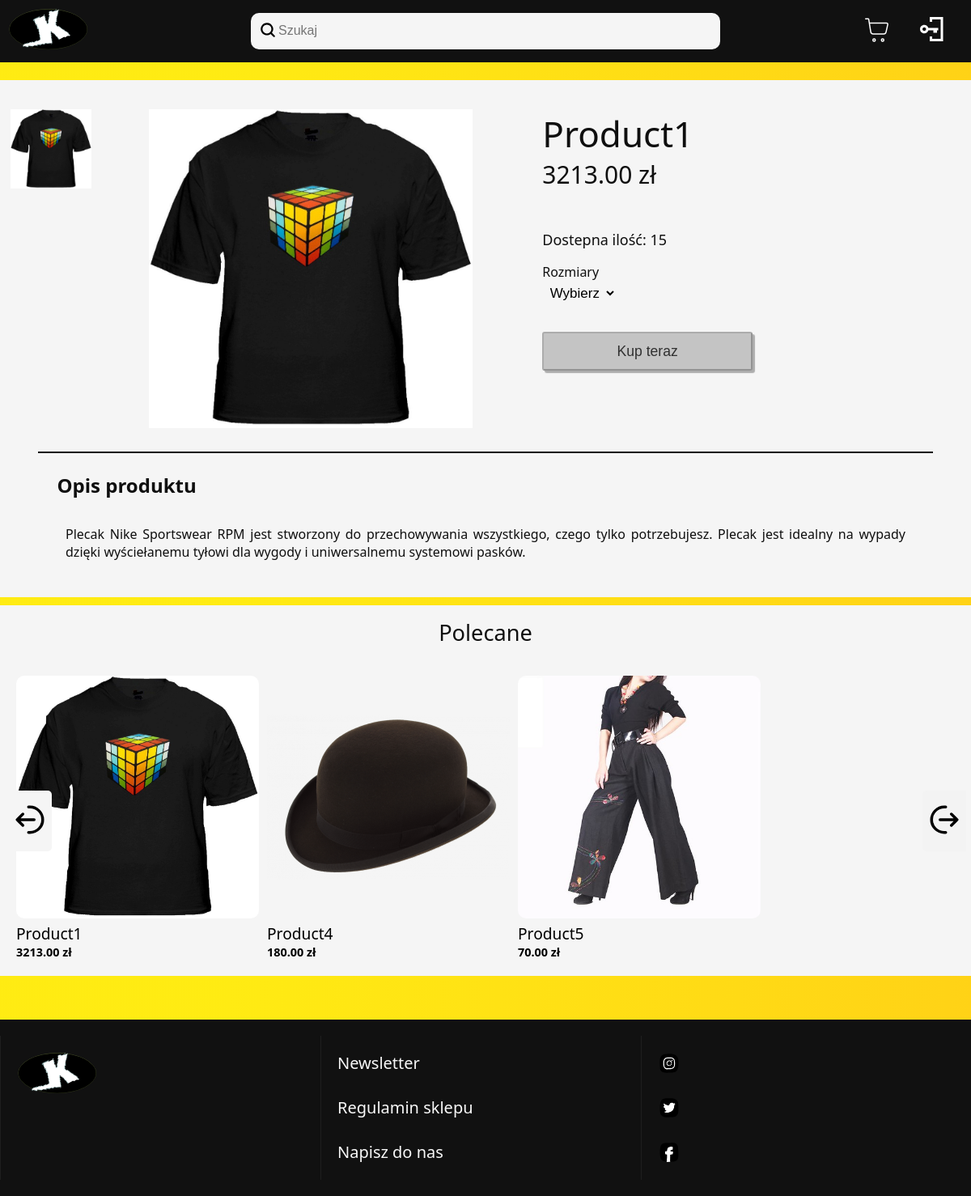
Before: /produkty/product1-757012d.php with the older database file.
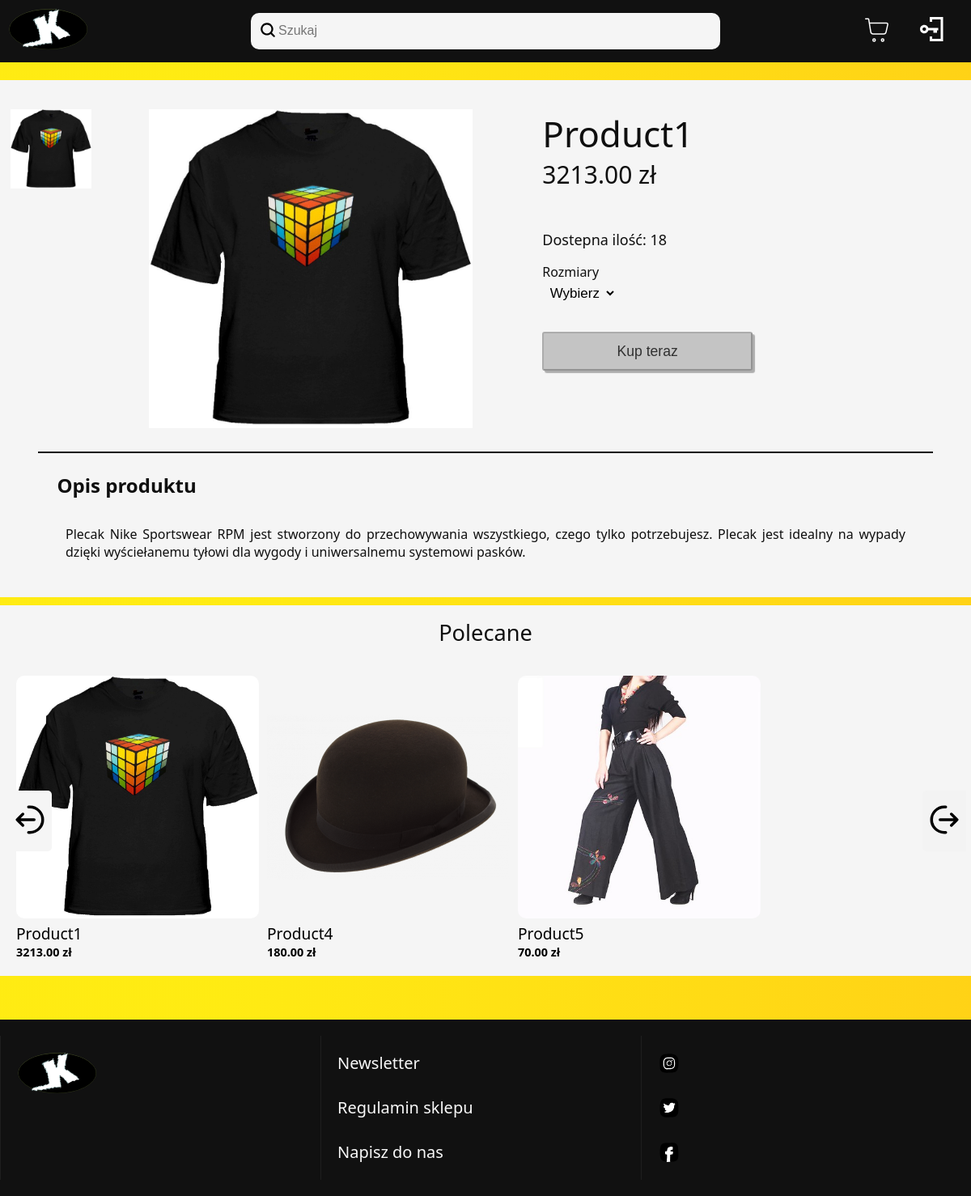
After: the same page with the newer database file.
### tables this page shows
CREATE TABLE `produkty` (
  `id` int(11) NOT NULL,
  `nazwa` varchar(200) NOT NULL,
  `cena` decimal(10,2) NOT NULL,
  `ilosc` smallint(6) NOT NULL,
  `rodzaj` varchar(50) NOT NULL,
  `opis` text NOT NULL,
  `zdjecie` varchar(250) DEFAULT NULL,
  `indeks_produktu` varchar(8) DEFAULT NULL
);

### link_creator.php (called while the page is built)
<?php
$splitUrl= explode("/",$_SERVER['PHP_SELF']);
if(in_array("produkty",$splitUrl)){
    $urlP = strtolower($wynik['nazwa'])."-".$wynik['indeks_produktu'].".php";
}
else{
    $urlP = "produkty/".strtolower($wynik['nazwa'])."-".$wynik['indeks_produktu'].".php";
}
array_pop($splitUrl);
array_push($splitUrl, $urlP);
$link = implode("/",$splitUrl);
?>

### podobne_produkty.php (the view, shortened to what this page needs)
<?php
include_once('laczenieZbaza.php');
echo "<div class='podobne_produkty'>";
echo "<p id='tytul_polecane'>Polecane</p>";
$pytanie_pierwszy_id = $conn -> query('SELECT MAX(id) FROM produkty');
$pytanie_ostatni_id = $conn -> query('SELECT MIN(id) FROM produkty');
$max_array = $pytanie_pierwszy_id->fetch();
$min_array = $pytanie_ostatni_id->fetch();
$lista_uzytych_numerow=[''];
$lista_do_bazy = '';
$los = range($min_array[0], $max_array[0]);
shuffle($los);
for($i=0; $i < 6; $i++){
    array_push($lista_uzytych_numerow, $los[$i]);
    if($i==0){ $lista_do_bazy .= $los[$i]; }
    else{ $lista_do_bazy .= "," . $los[$i]; }
}
if(!empty($lista_do_bazy)){
  $podobne_produkty = $conn -> query("SELECT id,nazwa, cena, zdjecie, indeks_produktu FROM produkty WHERE id IN ($lista_do_bazy);");
  echo "<ul class='list_prod' style='left: 0; transition: 0.7s;'>";
  while($wynik = $podobne_produkty->fetch()){
      $nazwa = ucfirst($wynik["nazwa"]);
      $zdjecia_array = explode(",", $wynik["zdjecie"]);
      $linkZdj = "../zdjecia_produktow/" . $zdjecia_array[0];
      include_once("link_creator.php");
      echo "<li>";
      echo "<a style='color: black; text-decoration:none;' href='$link'>";
      echo "<img src=$linkZdj class='podobny_produkt_zdjecie' alt='podobny produkt'>";
      echo "<p style='font-size: 1.2rem;'>$nazwa</p>";
      echo "<p style='font-size: 0.9rem; font-weight:bold;'>$wynik[cena] zł</p>";
      echo "</a>";
      echo "</li>";
  }
}
echo "</ul>";
echo "<button class='button_prev' onclick=pozycjaminus()>". "<img src='../svg/arrow-left.svg' width='42px' height='42px'>" ."</button>";
echo "<button class='button_next' onclick=pozycjaplus()>". "<img src='../svg/arrow-right.svg' width='42px' height='42px'>" ."</button>";
echo "</div>";
?>

### produkt.php (shortened to what this page needs)
<?php
$indeks1 = explode("/", $_SERVER["REQUEST_URI"]);
$indeks2 = explode('.php',$indeks1[3]);
$indeks3 = explode('-',$indeks2[0]);
$pyt_prod= $conn -> prepare('SELECT nazwa,cena,ilosc,opis,zdjecie FROM produkty WHERE indeks_produktu like ?');
$indeks_produktu = end($indeks3);
$pyt_prod->execute([$indeks_produktu]);
$dane = $pyt_prod->fetch();
$nazwa_prod = str_replace('-', ' ', $dane["nazwa"]);
$zdjecia_array = explode(",", $dane["zdjecie"]);
?>
<div class='contener'>
<div class='grid_produkt'>
    <div id='div2'>
            <?php
            if($dane["zdjecie"] != NULL){
                for($i=0; $i < sizeof($zdjecia_array); $i++){
                    $zdjecie_prod = "../zdjecia_produktow/" . $zdjecia_array[$i];
                    echo "<img class='pick_pic' src='$zdjecie_prod' id=prod$i style='width:auto; height:auto; max-width: 100px;' alt=zdjecie/produktu".$i.">";
                }
            }
            else{
                echo "<img class='pick_pic' src='' id=prod1 style='width:auto; height:auto; max-width: 100px;' alt=brak_zdjecia>";
            }
            ?>
    </div>
    <div id='div1'>
        <?php echo "<img src='". "../zdjecia_produktow/" .$zdjecia_array[0]. "' id=prod alt=zdjecie/produktu>"; ?>
    </div>
    <div id="div3">
        <?php
        echo "<form action='' method=POST>";
        echo "<p id=nazwa>".ucfirst($nazwa_prod)."</p>";
        echo "<p name=cena id=cena>".$dane["cena"]. " zł</p>";
        echo "<p name=ilosc id=ilosc>Dostepna ilość: ".$dane["ilosc"]."</p>";
        echo "<span>Rozmiary</span> "."<select id=rozmiar name=rozmiar >";
        echo "<option value=''>Wybierz</option>";
        echo "</select>";
        echo "<button  class='button_kup'  name='btnsubmit' type=submit onclick='add_to_cart()' id='btnsubmit' disabled>Kup teraz</button></form>";
        ?>
    </div>
    <div id="div4">
        <?php
        echo "<h2>Opis produktu</h2><br>";
        echo "<p style=padding:1%; font-family:Segoe UI;>".$dane["opis"]."</p>";
        ?>
    </div>
</div>

Changed rows visible on the page:
changed produkty "Product1": ilosc "15" → "18"
